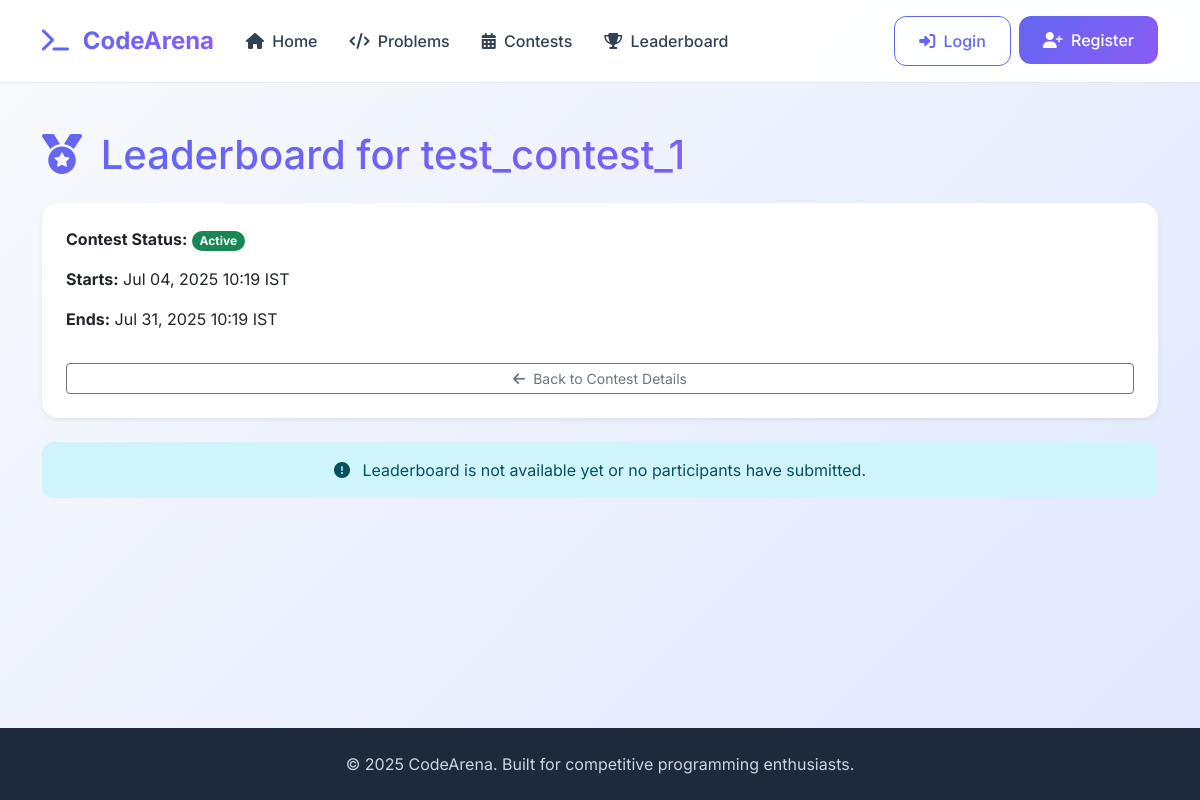
Screenshot of /contests/1/leaderboard/ with the database file from the repository.
### contests/models.py (models this page shows, shortened)
class Contest(models.Model):
    name = models.CharField(max_length=255,unique=True,help_text="Name of the contest")
    description = models.TextField(help_text="Detailed description of the contest")
    start_time = models.DateTimeField(help_text="The official start time of the contest")
    end_time = models.DateTimeField(help_text="The official end time of the contest")
    STATUS_CHOICES = (
        ('upcoming','Upcoming'),
        ('active','Active'),
        ('ended','Ended'),
        ('cancelled','Cancelled')
    )
    status = models.CharField(max_length=10,choices=STATUS_CHOICES,default="upcoming",help_text="Current status of the contest")
    created_by = models.ForeignKey(
        settings.AUTH_USER_MODEL,
        on_delete=models.SET_NULL,
        null=True,
        blank=True,
        related_name='created_contests',
        help_text="User who created this contest"
    )
    problems = models.ManyToManyField(
        Problem,
        through='ContestProblem',
        related_name='contests',
        help_text="Problems included in this contest"
    )
    participants = models.ManyToManyField(
        settings.AUTH_USER_MODEL,
        related_name='contests_participated',
        blank=True,
        help_text= "Users who have registered or participated in this contest"
    )
    created_at = models.DateTimeField(auto_now_add=True)
    updated_at = models.DateTimeField(auto_now=True)
    class Meta:
        verbose_name = 'Contest'
        verbose_name_plural = 'Contests'
        ordering = ['start_time']

### contests/views.py (the view)
# urls.py: path('<int:pk>/leaderboard/', ContestLeaderboardView.as_view(), name='contest_leaderboard'),
class ContestLeaderboardView(View):
    def get(self, request, pk, *args, **kwargs):
        contest = get_object_or_404(Contest, pk=pk)
        leaderboard_data = [] # Example: [{'user': 'user1', 'score': 150}, ...]
        context = {
            'contest': contest,
            'leaderboard_data': leaderboard_data,
        }
        return render(request, 'contests/contest_leaderboard.html', context)

### templates/contests/contest_leaderboard.html (shortened to what this page needs)
{% extends 'base.html' %}
{% block content %}
<div class="container mt-5">
    <h1 class="mb-4 text-gradient">
        <i class="fas fa-medal me-2"></i> Leaderboard for {{ contest.name }}
    </h1>
    <div class="card p-4 shadow-sm mb-4">
        <p><strong>Contest Status:</strong>
            {% if contest.status == 'upcoming' %}
                <span class="badge bg-primary rounded-pill">{{ contest.status|title }}</span>
            {% elif contest.status == 'active' %}
                <span class="badge bg-success rounded-pill">{{ contest.status|title }}</span>
            {% else %}
                <span class="badge bg-secondary rounded-pill">{{ contest.status|title }}</span>
            {% endif %}
        </p>
        <p><strong>Starts:</strong> {{ contest.start_time|date:"M d, Y H:i" }} IST</p>
        <p><strong>Ends:</strong> {{ contest.end_time|date:"M d, Y H:i" }} IST</p>
        <a href="{% url 'contests:detail' contest.id %}" class="btn btn-outline-secondary btn-sm mt-3">
            <i class="fas fa-arrow-left me-1"></i> Back to Contest Details
        </a>
    </div>
    {% if leaderboard_data %}
        <div class="card shadow-sm">
            <div class="card-body">
                <table class="table table-striped table-hover">
                    <thead>
                        <tr>
                            <th scope="col">#</th>
                            <th scope="col">Participant</th>
                            <th scope="col">Total Score</th>
                            <th scope="col">Last Submission Time</th>
                        </tr>
                    </thead>
                    <tbody>
                        {% for entry in leaderboard_data %}
                        <tr>
                            <th scope="row">{{ forloop.counter }}</th>
                            <td>{{ entry.user.username }}</td>
                            <td>{{ entry.score }}</td>
                            <td>{{ entry.last_submission_time|date:"H:i:s" }}</td>
                        </tr>
                        {% endfor %}
                    </tbody>
                </table>
            </div>
        </div>
    {% else %}
        <div class="alert alert-info text-center mt-4">
            <i class="fas fa-exclamation-circle me-2"></i> Leaderboard is not available yet or no participants have submitted.
        </div>
    {% endif %}
</div>
{% endblock %}

### templates/base.html (style rules this page uses)
:root { --primary-color: #6366f1; --primary-dark: #4f46e5; --secondary-color: #8b5cf6; --success-color: #10b981; --warning-color: #f59e0b; --danger-color: #ef4444; --gray-50: #f8fafc; --gray-100: #f1f5f9; --gray-200: #e2e8f0; --gray-300: #cbd5e1; --gray-600: #475569; --gray-700: #334155; --gray-800: #1e293b; --gray-900: #0f172a; }
body { font-family: 'Inter', sans-serif; background: linear-gradient(135deg, var(--gray-50) 0%, #e0e7ff 100%); min-height: 100vh; color: var(--gray-800); }
.card { border: none; border-radius: 1rem; box-shadow: 0 4px 25px rgba(0, 0, 0, 0.05); transition: all 0.3s ease; }
.alert { border: none; border-radius: 0.75rem; padding: 1rem 1.5rem; margin-bottom: 1.5rem; }
.text-gradient { background: linear-gradient(135deg, var(--primary-color) 0%, var(--secondary-color) 100%); -webkit-background-clip: text; -webkit-text-fill-color: transparent; background-clip: text; }

### rows the page displays
Contest: name "test_contest_1", status "Active", start_time "Jul 04, 2025 10:19", end_time "Jul 31, 2025 10:19"
